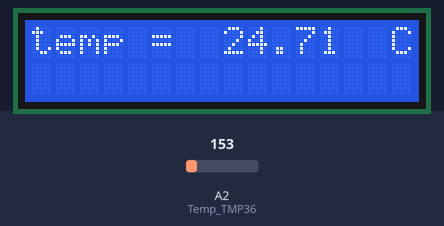
Bench run of a sketch on a simulated Arduino Uno, built with avr-gcc and run on an emulated ATmega328P. Parts: 16×2 character LCD. The test bench sets the inputs (shaded band); at power-on: A2 (Temp_TMP36) = 153.

Above: at 1.2 s.
1.3 s: A2 (Temp_TMP36) set to 165
At 3.2 s:
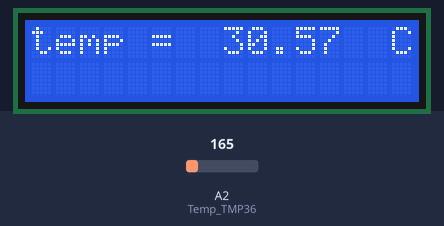
3.5 s: A2 (Temp_TMP36) set to 175
At 5.0 s:
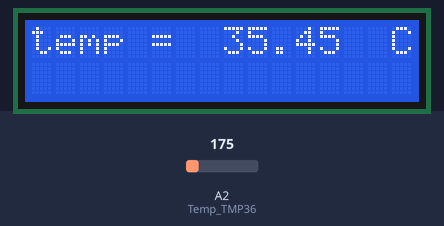
5.5 s: A2 (Temp_TMP36) set to 191
At 6.6 s:
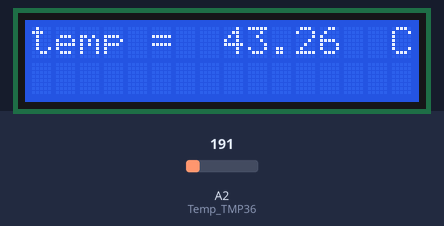
Timing chart, 0 to 8.5 s (numbered marks = the images above; inputs shaded):
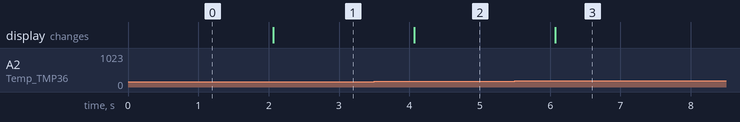

The sketch:

LCD_Temp.ino
```cpp
#include <LiquidCrystal.h>
#define Temp_TMP36 A2
LiquidCrystal lcd(8, 9, 10, 11, 12, 13);
void setup()
{
  lcd.begin(16, 2);
  lcd.setCursor(0, 0);
  lcd.print("temp = ");
  lcd.setCursor(14, 0);
  lcd.print(" C");
}
void loop()
{
  //lcd.clear();

  int reading = analogRead(Temp_TMP36);
  float volts = reading * 5.0;
  volts = volts / 1024.0;
  float tempe = (volts - 0.5) * 100 ;
  lcd.setCursor(8, 0);
  lcd.print(tempe);
  delay(1000);
}
```

Measured:
- after the input at 1.3 s, the display: changes after 0.77 s (image 1)
- after the input at 3.5 s, the display: changes after 0.57 s (image 2)
- after the input at 5.5 s, the display: changes after 0.57 s (image 3)
